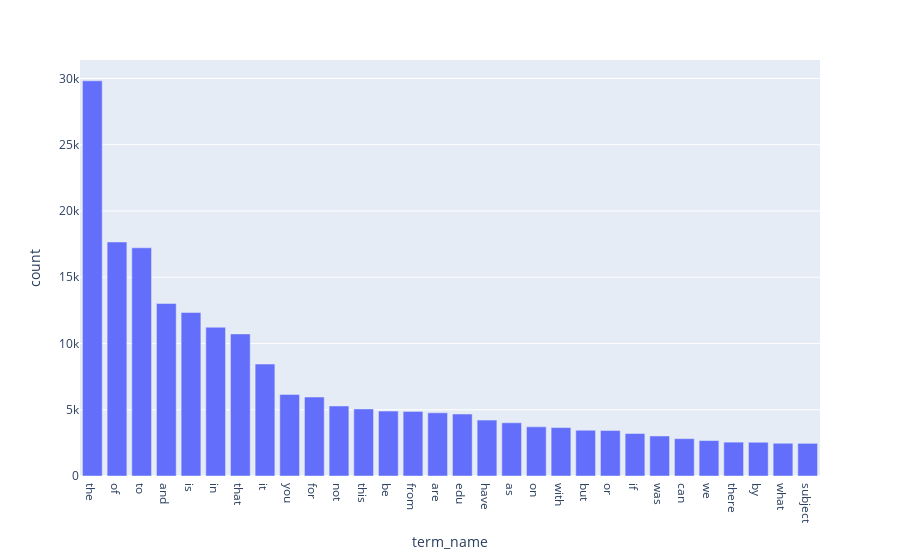

Here is the notebook cell this chart was saved with:
### Markdown cell above
### >>> **Exercise 15 (take home):** 
Additionally, you can attempt to sort the terms on the `x-axis` by frequency instead of in alphabetical order. This way the visualization is more meaninfgul and you will be able to observe the so called [long tail](https://en.wikipedia.org/wiki/Long_tail) (get familiar with this term since it will appear a lot in data mining and other statistics courses). see picture below

![alt txt](https://upload.wikimedia.org/wikipedia/commons/thumb/8/8a/Long_tail.svg/1000px-Long_tail.svg.png)

### Code cell
# Answer here
sort_idx, sort_count = [], []
sort_freq = sorted(enumerate(term_frequencies), key=lambda i: i[1], reverse=True)
for idx, count in sort_freq:
    sort_idx.append(idx)
    sort_count.append(count)
sort_term = count_vect.get_feature_names_out()[sort_idx]

d = {'term_name': sort_term[:30], 'count': sort_count[:30]}
df = pd.DataFrame(data=d)

fig = px.bar(df, x='term_name', y='count')
fig.show()

### Figure 1 — Plotly figure (JSON) as saved in the notebook; plotly's stock layout.template omitted (floating-point values rounded to 4 significant figures)
{"data": [{"alignmentgroup": "True", "hovertemplate": "term_name=%{x}<br>count=%{y}<extra></extra>", "legendgroup": "", "marker": {"color": "#636efa", "pattern": {"shape": ""}}, "name": "", "offsetgroup": "", "orientation": "v", "showlegend": false, "textposition": "auto", "type": "bar", "x": ["the", "of", "to", "and", "is", "in", "that", "it", "you", "for", "not", "this", "be", "from", "are", "edu", "have", "as", "on", "with", "but", "or", "if", "was", "can", "we", "there", "by", "what", "subject"], "xaxis": "x", "y": [29825, 17660, 17222, 13017, 12343, 11226, 10723, 8447, 6157, 5962, 5285, 5063, 4898, 4877, 4769, 4675, 4218, 4015, 3709, 3655, 3453, 3432, 3208, 3020, 2818, 2674, 2556, 2548, 2472, 2464], "yaxis": "y"}], "layout": {"autosize": true, "barmode": "relative", "legend": {"tracegroupgap": 0}, "margin": {"t": 60}, "xaxis": {"anchor": "y", "autorange": true, "domain": [0, 1], "range": [-0.5, 29.5], "title": {"text": "term_name"}, "type": "category"}, "yaxis": {"anchor": "x", "autorange": true, "domain": [0, 1], "range": [0, 31390.0], "title": {"text": "count"}, "type": "linear"}}}
